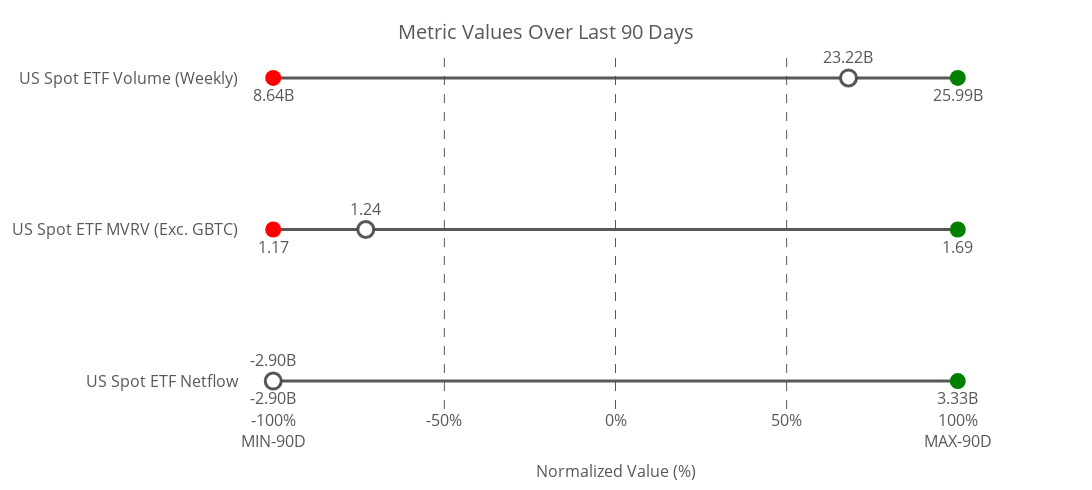

The cell this chart's notebook holds for it:
### Code cell
# Manually define metrics and their titles
metrics_titles = {

    'etfFlow_sma_meandev': "US Spot ETF Netflow",
    'etfmvrv_sma_meandev': "US Spot ETF MVRV (Exc. GBTC)",
    'etfvol_sma_meandev': "US Spot ETF Volume (Weekly)"
       # Add more metrics and titles as needed
}

# Create the dot plot
fig = create_dot_plot(merged_df, metrics_titles)

# Show the plot
fig.show()

# Optionally, save the plot as an HTML file
import plotly.io as pio
pio.write_html(fig, file='normalized_spotETF2_raw_metrics_dot_plot.html')

### Figure 1 — Plotly figure (JSON) as saved in the notebook; plotly's stock layout.template omitted (floating-point values rounded to 4 significant figures)
{"data": [{"line": {"color": "rgba(70, 70, 70, 0.9)", "width": 3}, "mode": "lines", "showlegend": false, "x": [-100, 100], "y": ["US Spot ETF Netflow", "US Spot ETF Netflow"], "type": "scatter"}, {"marker": {"color": "red", "size": 16, "symbol": "circle"}, "mode": "markers+text", "name": "US Spot ETF Netflow Min", "text": ["-2.90B"], "textfont": {"color": "rgba(70, 70, 70, 0.9)", "size": 16}, "textposition": "bottom center", "x": [-100], "y": ["US Spot ETF Netflow"], "type": "scatter"}, {"marker": {"color": "green", "size": 16, "symbol": "circle"}, "mode": "markers+text", "name": "US Spot ETF Netflow Max", "text": ["3.33B"], "textfont": {"color": "rgba(70, 70, 70, 0.9)", "size": 16}, "textposition": "bottom center", "x": [100], "y": ["US Spot ETF Netflow"], "type": "scatter"}, {"marker": {"color": "white", "line": {"color": "rgba(70, 70, 70, 0.9)", "width": 3}, "size": 16, "symbol": "circle"}, "mode": "markers+text", "name": "US Spot ETF Netflow Current", "text": ["-2.90B"], "textfont": {"color": "rgba(70, 70, 70, 0.9)", "size": 16}, "textposition": "top center", "x": [-100.0], "y": ["US Spot ETF Netflow"], "type": "scatter"}, {"line": {"color": "rgba(70, 70, 70, 0.9)", "width": 3}, "mode": "lines", "showlegend": false, "x": [-100, 100], "y": ["US Spot ETF MVRV (Exc. GBTC)", "US Spot ETF MVRV (Exc. GBTC)"], "type": "scatter"}, {"marker": {"color": "red", "size": 16, "symbol": "circle"}, "mode": "markers+text", "name": "US Spot ETF MVRV (Exc. GBTC) Min", "text": ["1.17"], "textfont": {"color": "rgba(70, 70, 70, 0.9)", "size": 16}, "textposition": "bottom center", "x": [-100], "y": ["US Spot ETF MVRV (Exc. GBTC)"], "type": "scatter"}, {"marker": {"color": "green", "size": 16, "symbol": "circle"}, "mode": "markers+text", "name": "US Spot ETF MVRV (Exc. GBTC) Max", "text": ["1.69"], "textfont": {"color": "rgba(70, 70, 70, 0.9)", "size": 16}, "textposition": "bottom center", "x": [100], "y": ["US Spot ETF MVRV (Exc. GBTC)"], "type": "scatter"}, {"marker": {"color": "white", "line": {"color": "rgba(70, 70, 70, 0.9)", "width": 3}, "size": 16, "symbol": "circle"}, "mode": "markers+text", "name": "US Spot ETF MVRV (Exc. GBTC) Current", "text": ["1.24"], "textfont": {"color": "rgba(70, 70, 70, 0.9)", "size": 16}, "textposition": "top center", "x": [-72.96], "y": ["US Spot ETF MVRV (Exc. GBTC)"], "type": "scatter"}, {"line": {"color": "rgba(70, 70, 70, 0.9)", "width": 3}, "mode": "lines", "showlegend": false, "x": [-100, 100], "y": ["US Spot ETF Volume (Weekly)", "US Spot ETF Volume (Weekly)"], "type": "scatter"}, {"marker": {"color": "red", "size": 16, "symbol": "circle"}, "mode": "markers+text", "name": "US Spot ETF Volume (Weekly) Min", "text": ["8.64B"], "textfont": {"color": "rgba(70, 70, 70, 0.9)", "size": 16}, "textposition": "bottom center", "x": [-100], "y": ["US Spot ETF Volume (Weekly)"], "type": "scatter"}, {"marker": {"color": "green", "size": 16, "symbol": "circle"}, "mode": "markers+text", "name": "US Spot ETF Volume (Weekly) Max", "text": ["25.99B"], "textfont": {"color": "rgba(70, 70, 70, 0.9)", "size": 16}, "textposition": "bottom center", "x": [100], "y": ["US Spot ETF Volume (Weekly)"], "type": "scatter"}, {"marker": {"color": "white", "line": {"color": "rgba(70, 70, 70, 0.9)", "width": 3}, "size": 16, "symbol": "circle"}, "mode": "markers+text", "name": "US Spot ETF Volume (Weekly) Current", "text": ["23.22B"], "textfont": {"color": "rgba(70, 70, 70, 0.9)", "size": 16}, "textposition": "top center", "x": [68.06], "y": ["US Spot ETF Volume (Weekly)"], "type": "scatter"}], "layout": {"shapes": [{"line": {"color": "rgba(70, 70, 70, 0.9)", "dash": "dash", "width": 1}, "type": "line", "x0": -50, "x1": -50, "xref": "x", "y0": 0, "y1": 1, "yref": "paper"}, {"line": {"color": "rgba(70, 70, 70, 0.9)", "dash": "dash", "width": 1}, "type": "line", "x0": 0, "x1": 0, "xref": "x", "y0": 0, "y1": 1, "yref": "paper"}, {"line": {"color": "rgba(70, 70, 70, 0.9)", "dash": "dash", "width": 1}, "type": "line", "x0": 50, "x1": 50, "xref": "x", "y0": 0, "y1": 1, "yref": "paper"}], "title": {"font": {"color": "rgba(70, 70, 70, 0.9)", "size": 20}, "text": "Metric Values Over Last 90 Days", "y": 0.95, "x": 0.5, "xanchor": "center", "yanchor": "top"}, "xaxis": {"title": {"font": {"color": "rgba(70, 70, 70, 0.9)", "size": 16}, "text": "Normalized Value (%)"}, "tickfont": {"color": "rgba(70, 70, 70, 0.9)", "size": 16}, "showgrid": false, "range": [-110, 110], "tickvals": [-100, -50, 0, 50, 100], "ticktext": ["-100%<br>MIN-90D", "-50%", "0%", "50%", "100%<br>MAX-90D"], "showline": false, "zeroline": false}, "yaxis": {"tickfont": {"color": "rgba(70, 70, 70, 0.9)", "size": 16}, "title": {"standoff": 35}, "tickmode": "array", "tickvals": [0, 1, 2], "ticktext": ["US Spot ETF Netflow", "US Spot ETF MVRV (Exc. GBTC)", "US Spot ETF Volume (Weekly)"], "side": "left", "showgrid": false}, "margin": {"l": 100, "r": 100, "t": 50, "b": 20}, "font": {"color": "rgba(70, 70, 70, 0.9)", "size": 14}, "height": 490, "width": 1200, "showlegend": false, "plot_bgcolor": "white", "paper_bgcolor": "white"}}
